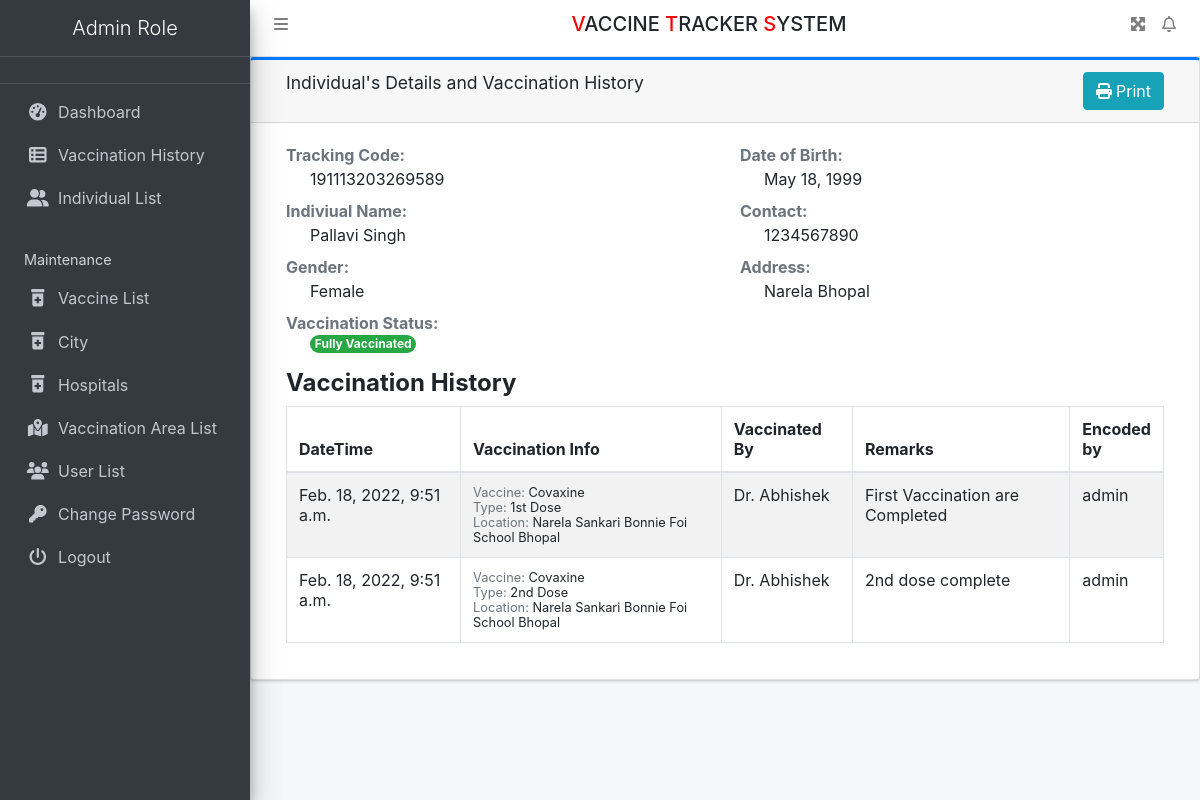
Screenshot of /viewIndividualDtls/3 (signed in) with the database file from the repository.
### vaccine/models.py (models this page shows, shortened)
class IndividualList(models.Model):
    FirstName = models.CharField(max_length=200, null=True)
    LastName = models.CharField(max_length=200, null=True)
    TrackingCode = models.CharField(max_length=50, null=True)
    Gender = models.CharField(max_length=20, null=True)
    DOB = models.DateField(null=True)
    Contact = models.CharField(max_length=15, null=True)
    Address = models.CharField(max_length=200, null=True)
    Status = models.CharField(max_length=50, null=True)
    CreationDate = models.DateTimeField(auto_now_add=True)
    UpdationDate = models.DateField(null=True)

class VaccineHistoryList(models.Model):
    members = models.ForeignKey(MemberList, on_delete=models.CASCADE)
    individuals = models.ForeignKey(IndividualList, on_delete=models.CASCADE)
    vaccines = models.ForeignKey(VaccineList, on_delete=models.CASCADE)
    vaccinelocations = models.ForeignKey(VaccineLocationList, on_delete=models.CASCADE)
    VaccinationType = models.CharField(max_length=50, null=True)
    VaccinatedBy = models.CharField(max_length=250, null=True)
    Remark = models.CharField(max_length=350, null=True)
    CreationDate = models.DateTimeField(auto_now_add=True)
    UpdationDate = models.DateField(null=True)

class VaccineList(models.Model):
    Name = models.CharField(max_length=250, null=True)
    Status = models.CharField(max_length=200, null=True)
    CreationDate = models.DateTimeField(auto_now_add=True)

class VaccineLocationList(models.Model):
    Location = models.CharField(max_length=250, null=True)
    Status = models.CharField(max_length=200, null=True)
    CreationDate = models.DateTimeField(auto_now_add=True)

class MemberList(models.Model):
    user = models.ForeignKey(User, on_delete=models.CASCADE)
    Image = models.FileField(max_length=50, null=True)
    Role = models.CharField(max_length=20, null=True)
    location = models.ForeignKey(VaccineLocationList, on_delete=models.CASCADE, null=True)
    CreationDate = models.DateTimeField(auto_now_add=True)
    UpdationDate = models.DateField(null=True)

### vaccine/views.py (the view)
# urls.py: path('viewIndividualDtls/<int:pid>', viewIndividualDtls, name='viewIndividualDtls'),
def viewIndividualDtls(request, pid):
    if not request.user.is_authenticated:
        return redirect('admin_login')
    individuals = IndividualList.objects.get(id=pid)
    vhistory = VaccineHistoryList.objects.filter(individuals=individuals)
    return render(request, 'viewIndividualDtls.html', locals())

### vaccine/templates/viewIndividualDtls.html (shortened to what this page needs)
{% extends 'header.html' %}
{% block main %}
<div class="card card-outline card-primary">
    <div class="card-header d-flex">
        <h5 class="card-title col-auto flex-grow-1">Individual's Details and Vaccination History</h5>
        <div class="col-auto" OnClick="CallPrint(this.value)">
           <button class="btn btn-info"> <i class="fa fa-print" style="cursor: pointer;" ></i>
             Print </button>
        </div>
    </div>
  <div id="exampl">
    <div class="card-body" >
        <div class="container-fluid">
            <div class="row">
                <div class="col-6">
                    <dl>
                        <dt class="text-muted">Tracking Code: </dt>
                        <dd class="pl-4">{{individuals.TrackingCode}}</dd>
                        <dt class="text-muted">Indiviual Name: </dt>
                        <dd class="pl-4">{{individuals.FirstName}} {{individuals.LastName}}</dd>
                        <dt class="text-muted">Gender: </dt>
                        <dd class="pl-4">{{individuals.Gender}}</dd>
                        <dt class="text-muted">Vaccination Status:</dt>
                        <dd class="pl-4">
                            {% if individuals.Status == "Partially Vaccinated" %}
                            <td><span class="badge badge-warning rounded-pill">Partially Vaccinated</span></td>
                            {% else %}
                            <td><span class="badge badge-success rounded-pill">Fully Vaccinated</span></td>
                            {% endif %}
                        </dd>
                    </dl>
                </div>
                <div class="col-6">
                    <dl>
                        <dt class="text-muted">Date of Birth: </dt>
                        <dd class="pl-4">{{individuals.DOB}}</dd>
                        <dt class="text-muted">Contact: </dt>
                        <dd class="pl-4">{{individuals.Contact}}</dd>
                        <dt class="text-muted">Address: </dt>
                        <dd class="pl-4">{{individuals.Address}}</dd>
                    </dl>
                </div>
            </div>
            <h4><b>Vaccination History</b></h4>
            <table class="table table-striped table-bordered">
                <colgroup>
                    <col width="20%">
                    <col width="30%">
                    <col width="15%">
                    <col width="25%">
                    <col width="10%">
                </colgroup>
                <thead>
                <tr>
                    <th>DateTime</th>
                    <th>Vaccination Info</th>
                    <th>Vaccinated By</th>
                    <th>Remarks</th>
                    <th>Encoded by</th>
                </tr>
                </thead>
                <tbody>
                 {% for i in vhistory %}
                <tr>
                    <td>{{i.individuals.CreationDate}}</td>
                    <td>
                        <small><span
                                class="text-muted">Vaccine: </span> {{i.vaccines.Name}}</small><br>
                        <small><span class="text-muted">Type: </span> {{i.VaccinationType}} </small><br>
                        <small><span
                                class="text-muted">Location: </span> {{i.vaccinelocations.Location}}</small>
                    </td>
                    <td>{{i.VaccinatedBy}}</td>
                    <td>{{i.Remark}}</td>
                    <td>{{i.members.user.username}}</td>
                </tr>
                {% empty %}
                <tr>
                    <th colspan="5" class="text-center">No data listed yet</th>
                </tr>
                {% endfor %}
                </tbody>
            </table>
        </div>
    </div>
  </div>
</div>
{% endblock %}

### vaccine/static/css/all.css (style rules this page uses)
.fa-print:before { content: "\f02f"; }

### vaccine/templates/header.html (style rules this page uses)
body { background-color: aliceblue; }

### rows the page displays
IndividualList: TrackingCode "191113203269589", FirstName "Pallavi", LastName "Singh", Gender "Female", DOB "May 18, 1999", Contact "1234567890", Address "Narela Bhopal"
VaccineHistoryList: individuals.CreationDate "Feb. 18, 2022, 9:51 a.m.", vaccines.Name "Covaxine", VaccinationType "1st Dose", vaccinelocations.Location "Narela Sankari Bonnie Foi School Bhopal", VaccinatedBy "Dr. Abhishek", Remark "First Vaccination are Completed", members.user.username "admin"
VaccineHistoryList: individuals.CreationDate "Feb. 18, 2022, 9:51 a.m.", vaccines.Name "Covaxine", VaccinationType "2nd Dose", vaccinelocations.Location "Narela Sankari Bonnie Foi School Bhopal", VaccinatedBy "Dr. Abhishek", Remark "2nd dose complete", members.user.username "admin"
